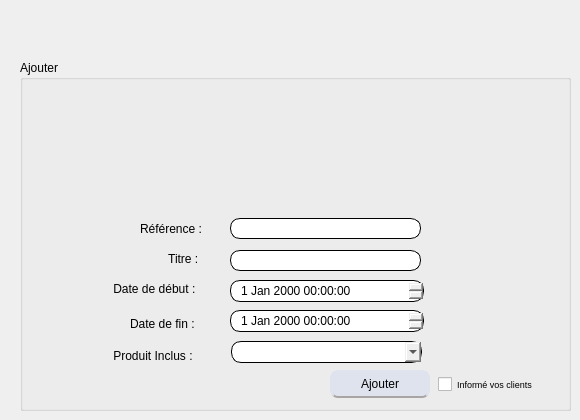
      <widget class="QWidget" name="tab_8">
       <attribute name="title">
        <string>Ajouter un evenement</string>
       </attribute>
       <widget class="QGroupBox" name="groupBox_8">
        <property name="geometry">
         <rect>
          <x>20</x>
          <y>60</y>
          <width>551</width>
          <height>351</height>
         </rect>
        </property>
        <property name="title">
         <string>Ajouter</string>
        </property>
        <widget class="QLineEdit" name="id_ev">
         <property name="enabled">
          <bool>false</bool>
         </property>
         <property name="geometry">
          <rect>
           <x>210</x>
           <y>158</y>
           <width>191</width>
           <height>21</height>
          </rect>
         </property>
         <property name="styleSheet">
          <string notr="true">QLineEdit
{
 border-width: 1px;
border-style: solid;
border-color: black;
  border-radius: 10px;
padding:0 8;
}</string>
         </property>
         <property name="text">
          <string/>
         </property>
        </widget>
        <widget class="QLabel" name="label_19">
         <property name="geometry">
          <rect>
           <x>120</x>
           <y>158</y>
           <width>71</width>
           <height>21</height>
          </rect>
         </property>
         <property name="text">
          <string>Référence :</string>
         </property>
        </widget>
        <widget class="QLabel" name="label_20">
         <property name="geometry">
          <rect>
           <x>110</x>
           <y>248</y>
           <width>81</width>
           <height>31</height>
          </rect>
         </property>
         <property name="text">
          <string>Date de fin :</string>
         </property>
        </widget>
        <widget class="QLabel" name="label_21">
         <property name="geometry">
          <rect>
           <x>90</x>
           <y>280</y>
           <width>111</width>
           <height>31</height>
          </rect>
         </property>
         <property name="text">
          <string> Produit Inclus :</string>
         </property>
        </widget>
        <widget class="QPushButton" name="ajout_ev">
         <property name="geometry">
          <rect>
           <x>310</x>
           <y>310</y>
           <width>100</width>
           <height>28</height>
          </rect>
         </property>
         <property name="styleSheet">
          <string notr="true">QPushButton {
background: #dfe3ee;
border: 2px solid #dfe3ee;
border-bottom-color: #aaa5a5; /* same as the pane color */
border-top-left-radius: 7px;
border-top-right-radius: 7px;
min-width: 80px;
border-radius: 8px;
color: black;
font-size:12px;
font-family:Arial, Helvetica, sans-serif;


}
QPushButton:hover {
color:#fff;
background:#8b9dc3;
border: none;

}
</string>
         </property>
         <property name="text">
          <string>Ajouter</string>
         </property>
        </widget>
        <widget class="QDateTimeEdit" name="dat_fin">
         <property name="geometry">
          <rect>
           <x>210</x>
           <y>250</y>
           <width>194</width>
           <height>22</height>
          </rect>
         </property>
         <property name="styleSheet">
          <string notr="true">QDateTimeEdit
{
 border-width: 1px;
border-style: solid;
border-color: black;
  border-radius: 10px;
padding:0 8;
}</string>
         </property>
        </widget>
        <widget class="QLabel" name="label_23">
         <property name="geometry">
          <rect>
           <x>145</x>
           <y>188</y>
           <width>81</width>
           <height>21</height>
          </rect>
         </property>
         <property name="text">
          <string> Titre :</string>
         </property>
        </widget>
        <widget class="QLabel" name="label_24">
         <property name="geometry">
          <rect>
           <x>90</x>
           <y>218</y>
           <width>131</width>
           <height>21</height>
          </rect>
         </property>
         <property name="text">
          <string> Date de début :</string>
         </property>
        </widget>
        <widget class="QLineEdit" name="nom_ev">
         <property name="enabled">
          <bool>true</bool>
         </property>
         <property name="geometry">
          <rect>
           <x>210</x>
           <y>190</y>
           <width>191</width>
           <height>21</height>
          </rect>
         </property>
         <property name="styleSheet">
          <string notr="true">QLineEdit
{
 border-width: 1px;
border-style: solid;
border-color: black;
  border-radius: 10px;
padding:0 8;
}</string>
         </property>
         <property name="text">
          <string/>
         </property>
        </widget>
        <widget class="QDateTimeEdit" name="dat_deb">
         <property name="geometry">
          <rect>
           <x>210</x>
           <y>220</y>
           <width>194</width>
           <height>22</height>
          </rect>
         </property>
         <property name="styleSheet">
          <string notr="true">QDateTimeEdit
{
 border-width: 1px;
border-style: solid;
border-color: black;
  border-radius: 10px;
padding:0 8;
}</string>
         </property>
        </widget>
        <widget class="QComboBox" name="produit_inclus">
         <property name="geometry">
          <rect>
           <x>211</x>
           <y>281</y>
           <width>191</width>
           <height>22</height>
          </rect>
         </property>
         <property name="styleSheet">
          <string notr="true">QComboBox
{
 border-width: 1px;
border-style: solid;
border-color: black;
  border-radius: 10px;
padding:0 8;
}</string>
         </property>
        </widget>
        <widget class="QCheckBox" name="checkBox">
         <property name="geometry">
          <rect>
           <x>418</x>
           <y>314</y>
           <width>141</width>
           <height>20</height>
          </rect>
         </property>
         <property name="font">
          <font>
           <pointsize>7</pointsize>
          </font>
         </property>
         <property name="text">
          <string>Informé vos clients</string>
         </property>
        </widget>
       </widget>
       <widget class="QLabel" name="label_25">
        <property name="geometry">
         <rect>
          <x>260</x>
          <y>80</y>
          <width>111</width>
          <height>111</height>
         </rect>
        </property>
        <property name="text">
         <string/>
        </property>
        <property name="pixmap">
         <pixmap>../../../ajou.png</pixmap>
        </property>
       </widget>
      </widget>
